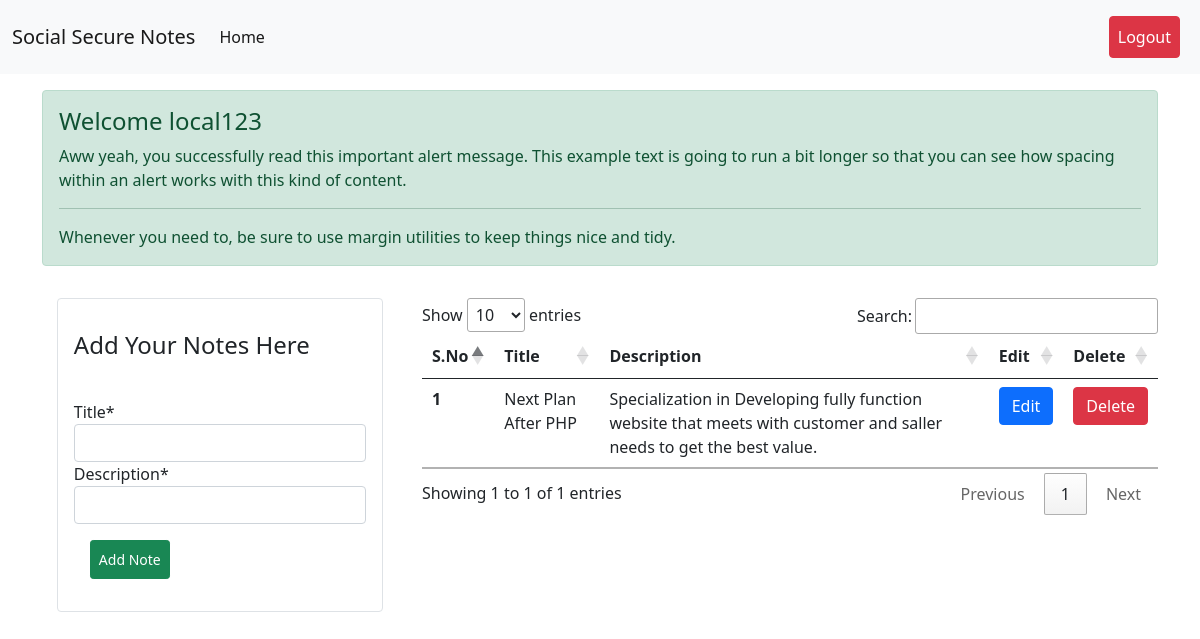
Page / (signed in) on the committed database.
### notes/models.py (models this page shows, shortened)
class Note(models.Model):
    title = models.CharField(max_length = 100)
    description = models.CharField(max_length = 200, null=True)
    user = models.ForeignKey(User, on_delete= models.CASCADE)

### notes/views.py (the view, shortened to what this page needs)
# urls.py: path('',views.index , name="Home" ),
def index(request):
    if request.user.is_authenticated:
        form = NoteForm()
        notes = Note.objects.filter(user = request.user ).order_by('-id')
        data ={
            'form':form,
            'notes':notes
        }
        return render(request, template_name='notes/index.html',context = data)
    else:
        return redirect('Login')

### notes/form.py
class NoteForm(forms.ModelForm):
    class Meta:
        model = Note
        fields = "title" , "description"

### notes/templates/notes/index.html (shortened to what this page needs)
{% extends 'notes/layout.html' %}
{% load crispy_forms_tags %}
{% block body %}
<div class="container mt-3">
        <div class="alert alert-success" role="alert">
                <h4 class="alert-heading">Welcome {{request.user.username}}</h4>
                <p>Aww yeah, you successfully read this important alert message. This example text is going to run a bit
                        longer so that you can see how spacing within an alert works with this kind of content.</p>
                <hr>
                <p class="mb-0">Whenever you need to, be sure to use margin utilities to keep things nice and tidy.</p>
        </div>
</div>
<div class="container">
        <div class="row">
                <div class="col-lg-4 mt-3 mb-3">
                        <div class="col-11 mx-sm-auto rounded border p-3">
                                <h4 class="pt-3 pb-4">Add Your Notes Here</h4>
                                <form id="noteForm">
                                        {{form | crispy}}
                                        <input type="submit" class="btn btn-success btn-sm m-3 p-2" value="Add Note" id="add">
                                </form>
                        </div>
                </div>
                <div class="col-lg-8 mt-3 mb-3">
                        <table class="table " id="notesTable">
                                <thead>
                                        <tr>
                                                <th scope="col">S.No</th>
                                                <th scope="col">Title</th>
                                                <th scope="col">Description</th>
                                                <th scope="col">Edit</th>
                                                <th scope="col">Delete</th>
                                        </tr>
                                </thead>
                                <tbody>
                                        {% for note in notes %}
                                        <tr>
                                                <th scope="row">{{forloop.counter}}</th>
                                                <td class="title">{{note.title}}</td>
                                                <td class="description">{{note.description}}</td>
                                                <td><button data="{{note.id}}" class="btn btn-primary edit">Edit</button></td>
                                                <td><button data="{{note.id}}" class="btn btn-danger delete">Delete</button></td>
                                        </tr>
                                        {% endfor %}
                                </tbody>
                        </table>
                </div>
        </div>
</div>
{% endblock %}

### rows in the picture
Note: title "Next Plan After PHP", description "Specialization in Developing fully function website that meets with customer and saller needs to get the best value."

### other values in the picture
{{ request.user.username }} "local123"
